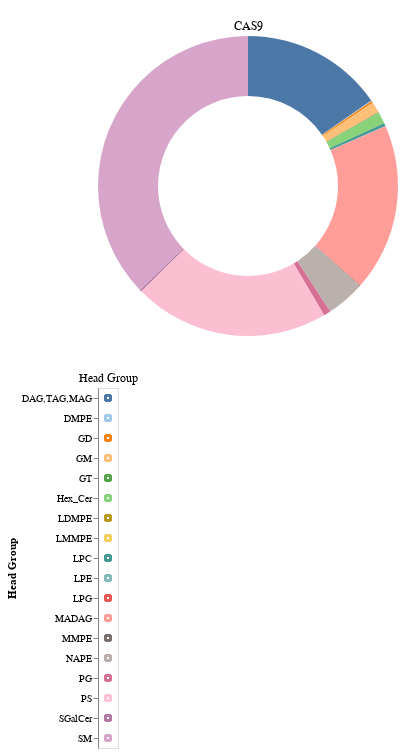

The notebook cell this image was saved under:
### Code cell
cas9 & heads

### Figure 1 — Vega-Lite specification as saved in the notebook (floating-point values rounded to 4 significant figures; data arrays with more than 128 entries replaced by an {"elided": "..."} marker saying what was removed)
{"config": {"view": {"continuousWidth": 300, "continuousHeight": 300}}, "vconcat": [{"data": {"name": "data-46c8d93b066fe2a54e480d2af2f04138"}, "mark": {"type": "arc", "innerRadius": 90}, "encoding": {"color": {"condition": {"param": "param_6", "field": "Head Group", "scale": {"scheme": "tableau20"}, "legend": null, "type": "nominal"}, "value": "lightgray"}, "opacity": {"condition": {"param": "param_6", "value": 1}, "value": 0.1}, "theta": {"aggregate": "mean", "field": "Fraction", "type": "quantitative"}, "tooltip": [{"field": "Head Group", "type": "nominal"}, {"aggregate": "mean", "field": "Fraction", "type": "quantitative"}]}, "name": "view_65", "title": {"text": [], "subtitle": "CAS9"}, "width": 300}, {"data": {"name": "data-4e1dc2abebdec8b9ea7315ca1a05d9d1"}, "mark": {"type": "point"}, "encoding": {"color": {"condition": {"param": "param_6", "field": "Head Group"}, "value": "lightgray"}, "y": {"field": "Head Group", "type": "nominal"}}, "name": "view_66", "title": {"text": [], "subtitle": "Head Group"}}], "params": [{"name": "param_6", "select": {"type": "point", "fields": ["Head Group"]}, "views": ["view_65", "view_66"]}], "$schema": "https://vega.github.io/schema/vega-lite/v5.16.3.json", "datasets": {"data-46c8d93b066fe2a54e480d2af2f04138": [{"Mutation": "CAS9", "Head Group": "DAG,TAG,MAG", "Fraction": 0.06323}, {"Mutation": "CAS9", "Head Group": "DAG,TAG,MAG", "Fraction": 0.07757}, {"Mutation": "CAS9", "Head Group": "DAG,TAG,MAG", "Fraction": 0.07076}, {"Mutation": "CAS9", "Head Group": "DAG,TAG,MAG", "Fraction": 0.08476}, {"Mutation": "CAS9", "Head Group": "DMPE", "Fraction": 0.0002652}, {"Mutation": "CAS9", "Head Group": "DMPE", "Fraction": 0.0002937}, {"Mutation": "CAS9", "Head Group": "DMPE", "Fraction": 0.000302}, {"Mutation": "CAS9", "Head Group": "DMPE", "Fraction": 0.000312}, {"Mutation": "CAS9", "Head Group": "GD", "Fraction": 0.001146}, {"Mutation": "CAS9", "Head Group": "GD", "Fraction": 0.00109}, {"Mutation": "CAS9", "Head Group": "GD", "Fraction": 0.001063}, {"Mutation": "CAS9", "Head Group": "GD", "Fraction": 0.0008317}, {"Mutation": "CAS9", "Head Group": "GM", "Fraction": 0.005889}, {"Mutation": "CAS9", "Head Group": "GM", "Fraction": 0.006715}, {"Mutation": "CAS9", "Head Group": "GM", "Fraction": 0.005804}, {"Mutation": "CAS9", "Head Group": "GM", "Fraction": 0.004811}, {"Mutation": "CAS9", "Head Group": "GT", "Fraction": 0.0003519}, {"Mutation": "CAS9", "Head Group": "GT", "Fraction": 0.0003858}, {"Mutation": "CAS9", "Head Group": "GT", "Fraction": 0.0003789}, {"Mutation": "CAS9", "Head Group": "GT", "Fraction": 0.0003195}, {"Mutation": "CAS9", "Head Group": "Hex_Cer", "Fraction": 0.005905}, {"Mutation": "CAS9", "Head Group": "Hex_Cer", "Fraction": 0.00677}, {"Mutation": "CAS9", "Head Group": "Hex_Cer", "Fraction": 0.006033}, {"Mutation": "CAS9", "Head Group": "Hex_Cer", "Fraction": 0.004781}, {"Mutation": "CAS9", "Head Group": "LDMPE", "Fraction": 1.616e-05}, {"Mutation": "CAS9", "Head Group": "LDMPE", "Fraction": 1.478e-05}, {"Mutation": "CAS9", "Head Group": "LDMPE", "Fraction": 9.282e-06}, {"Mutation": "CAS9", "Head Group": "LDMPE", "Fraction": 1.255e-05}, {"Mutation": "CAS9", "Head Group": "LMMPE", "Fraction": 2.606e-05}, {"Mutation": "CAS9", "Head Group": "LMMPE", "Fraction": 2.404e-05}, {"Mutation": "CAS9", "Head Group": "LMMPE", "Fraction": 1.343e-05}, {"Mutation": "CAS9", "Head Group": "LMMPE", "Fraction": 1.378e-05}, {"Mutation": "CAS9", "Head Group": "LPC", "Fraction": 0.001667}, {"Mutation": "CAS9", "Head Group": "LPC", "Fraction": 0.00131}, {"Mutation": "CAS9", "Head Group": "LPC", "Fraction": 0.001702}, {"Mutation": "CAS9", "Head Group": "LPC", "Fraction": 0.00164}, {"Mutation": "CAS9", "Head Group": "LPE", "Fraction": 0.0001144}, {"Mutation": "CAS9", "Head Group": "LPE", "Fraction": 0.0001221}, {"Mutation": "CAS9", "Head Group": "LPE", "Fraction": 0.0001245}, {"Mutation": "CAS9", "Head Group": "LPE", "Fraction": 8.286e-05}, {"Mutation": "CAS9", "Head Group": "LPG", "Fraction": 0.0}, {"Mutation": "CAS9", "Head Group": "LPG", "Fraction": 0.0}, {"Mutation": "CAS9", "Head Group": "LPG", "Fraction": 0.0}, {"Mutation": "CAS9", "Head Group": "LPG", "Fraction": 0.0}, {"Mutation": "CAS9", "Head Group": "MADAG", "Fraction": 0.09077}, {"Mutation": "CAS9", "Head Group": "MADAG", "Fraction": 0.09518}, {"Mutation": "CAS9", "Head Group": "MADAG", "Fraction": 0.08473}, {"Mutation": "CAS9", "Head Group": "MADAG", "Fraction": 0.07848}, {"Mutation": "CAS9", "Head Group": "MMPE", "Fraction": 0.0003634}, {"Mutation": "CAS9", "Head Group": "MMPE", "Fraction": 0.0003374}, {"Mutation": "CAS9", "Head Group": "MMPE", "Fraction": 0.0003419}, {"Mutation": "CAS9", "Head Group": "MMPE", "Fraction": 0.0003356}, {"Mutation": "CAS9", "Head Group": "NAPE", "Fraction": 0.01907}, {"Mutation": "CAS9", "Head Group": "NAPE", "Fraction": 0.0202}, {"Mutation": "CAS9", "Head Group": "NAPE", "Fraction": 0.02045}, {"Mutation": "CAS9", "Head Group": "NAPE", "Fraction": 0.01977}, {"Mutation": "CAS9", "Head Group": "PG", "Fraction": 0.003751}, {"Mutation": "CAS9", "Head Group": "PG", "Fraction": 0.00388}, {"Mutation": "CAS9", "Head Group": "PG", "Fraction": 0.003738}, {"Mutation": "CAS9", "Head Group": "PG", "Fraction": 0.003471}, {"Mutation": "CAS9", "Head Group": "PS", "Fraction": 0.1225}, {"Mutation": "CAS9", "Head Group": "PS", "Fraction": 0.09051}, {"Mutation": "CAS9", "Head Group": "PS", "Fraction": 0.09321}, {"Mutation": "CAS9", "Head Group": "PS", "Fraction": 0.1008}, {"Mutation": "CAS9", "Head Group": "SGalCer", "Fraction": 0.0009512}, {"Mutation": "CAS9", "Head Group": "SGalCer", "Fraction": 0.0009547}, {"Mutation": "CAS9", "Head Group": "SGalCer", "Fraction": 0.0009602}, {"Mutation": "CAS9", "Head Group": "SGalCer", "Fraction": 0.0008319}, {"Mutation": "CAS9", "Head Group": "SM", "Fraction": 0.1756}, {"Mutation": "CAS9", "Head Group": "SM", "Fraction": 0.1789}, {"Mutation": "CAS9", "Head Group": "SM", "Fraction": 0.1904}, {"Mutation": "CAS9", "Head Group": "SM", "Fraction": 0.1729}], "data-4e1dc2abebdec8b9ea7315ca1a05d9d1": {"elided": "720 records"}}}
